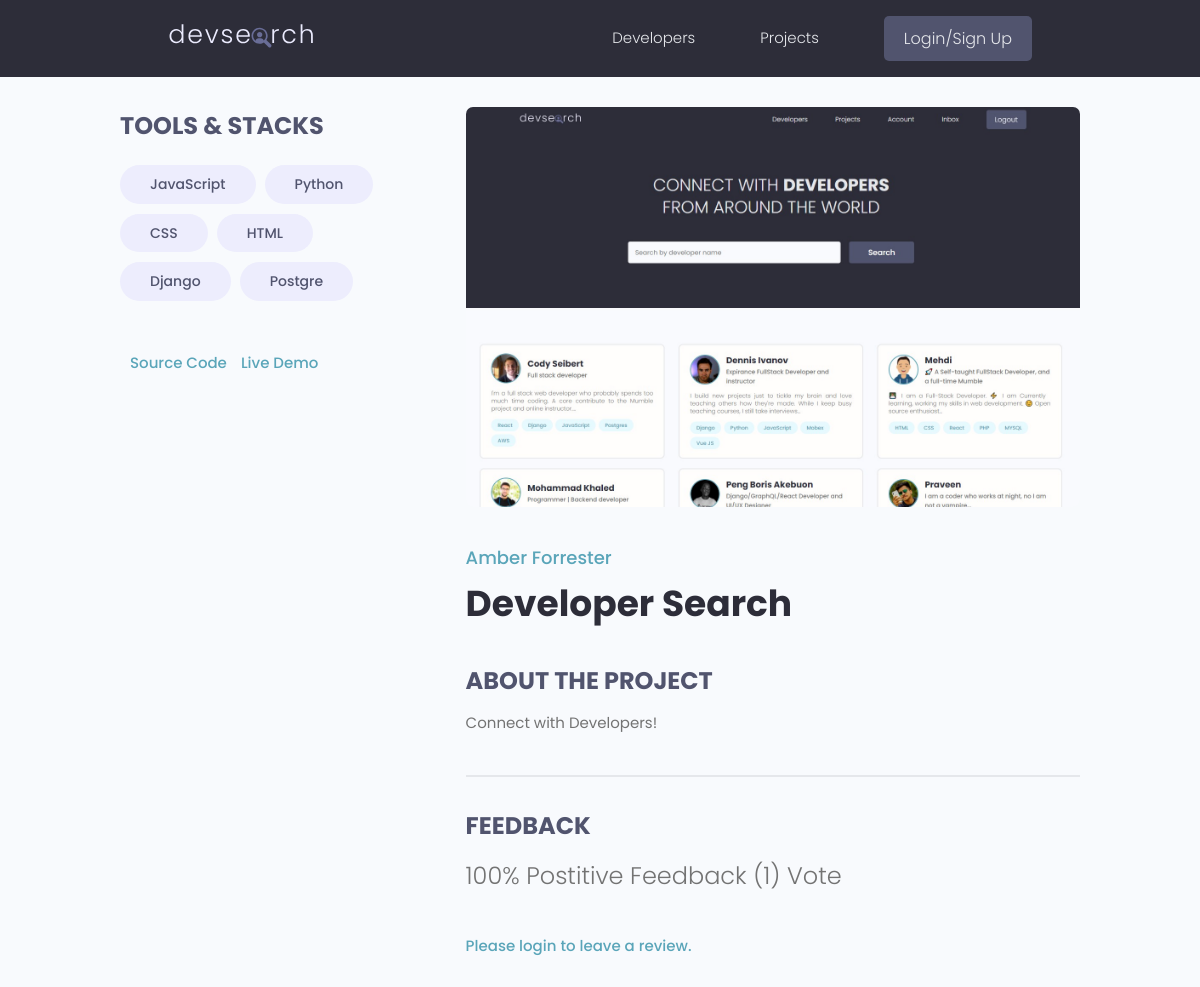
/projects/project/22844b6e-570b-4035-a5b7-e4bc1c49a307/, run on an earlier commit of the app's database.
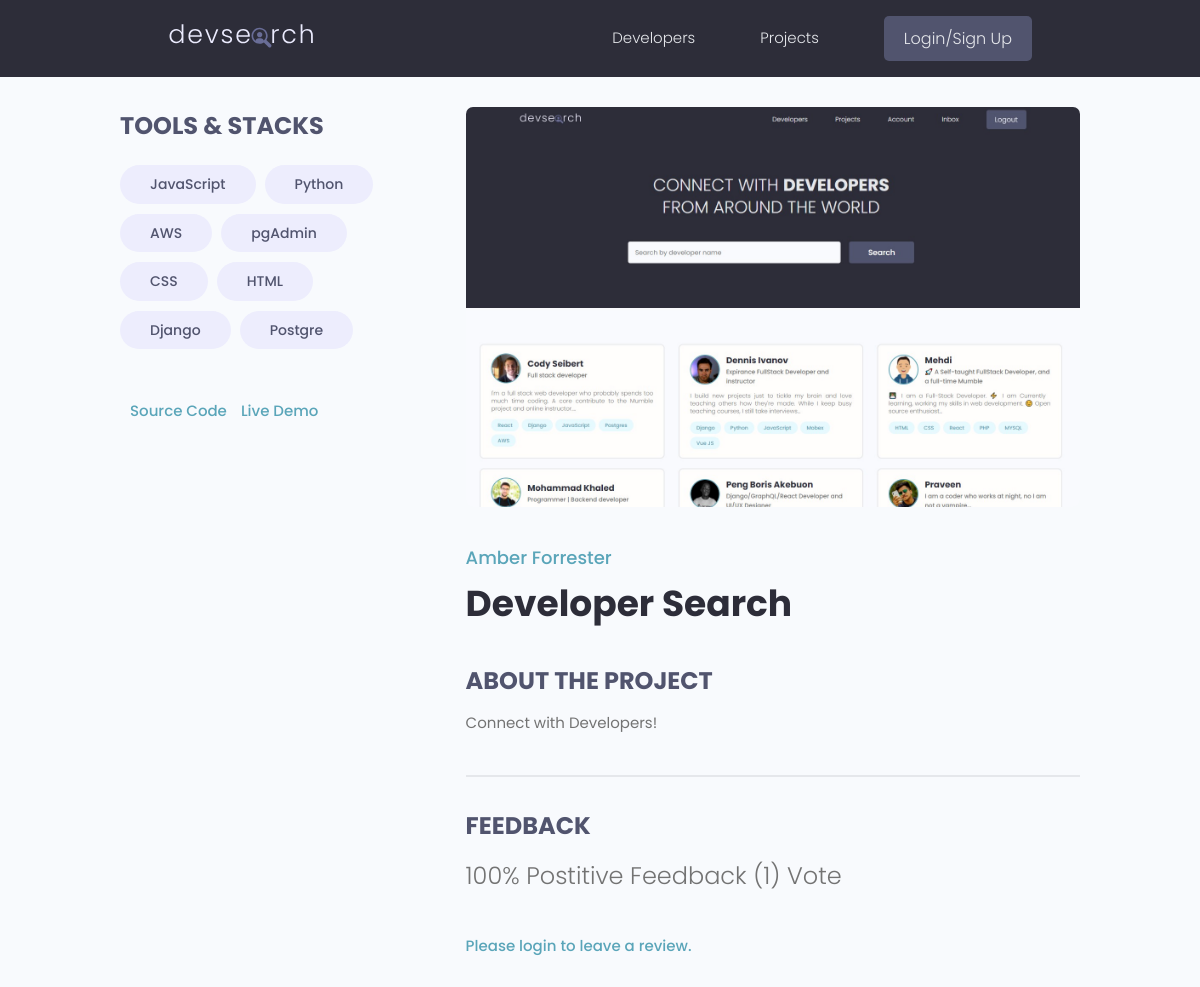
And on a later commit of the database.
### projects/models.py (models this page shows)
class Tag(models.Model):
    name = models.CharField(max_length=200)
    created = models.DateTimeField(auto_now_add=True)
    id = models.UUIDField(default=uuid.uuid4, unique=True,
                          primary_key=True, editable=False)
    def __str__(self):
        return self.name

### projects/views.py (the view, shortened to what this page needs)
# urls.py: path('project/<str:pk>/', views.project, name='project'),
def project(request, pk):
    projectObj = Project.objects.get(id=pk)
    form = ReviewForm()
    return render(request, 'projects/single-project.html', {'project': projectObj, 'form': form})

### projects/models.py (called while the page is built)
    @property
    def imageURL(self):
        try:
            url = self.featured_image.url
        except:
            url = 'http://127.0.0.1:8000/images/default.jpg'
        return url

    @property
    def reviewers(self):
        queryset = self.review_set.all().values_list('owner__id', flat=True)
        return queryset

### projects/templates/projects/single-project.html (shortened to what this page needs)
{% extends 'main.html' %}
{% block content %}
<main class="singleProject my-md">
    <div class="container">
        <div class="layout">
            <div class="column column--1of3">
                <h3 class="singleProject__subtitle">Tools & Stacks</h3>
                <div class="singleProject__toolStack">
                    {% for tag in project.tags.all %}
                    <span class="tag tag--pill tag--sub tag--lg">
                        <small>{{tag}}</small>
                    </span>
                    {% endfor %}
                </div>
                {% if project.source_link %}
                <a class="singleProject__liveLink" href="{{project.source_link}}" target="_blank">Source Code
                </a>
                {% endif %}
                {% if project.demo_link %}
                <a class="singleProject__liveLink" href="{{project.source_link}}" target="_blank">Live Demo
                </a>
                {% endif %}
            </div>
            <div class="column column--2of3">
                <img class="singleProject__preview" src="{{project.imageURL}}" alt="portfolio thumbnail" />
                <a href="{% url 'user-profile' project.owner.id  %}" class="singleProject__developer">{{project.owner.name}}</a>
                <h2 class="singleProject__title">{{project.title}}</h2>
                <h3 class="singleProject__subtitle">About the Project</h3>
                    <div class="singleProject__info">
                        {{project.description}}
                    </div>
                <div class="comments">
                    <h3 class="singleProject__subtitle">Feedback</h3>
                    <h5 class="project--rating">{{project.vote_ratio}}% Postitive Feedback ({{project.vote_total}}) Vote{{project.vote_total|pluralize:"s"}}
                    </h5>
                    {% if request.user.profile.id in project.reviewers %}
                        <p> Sorry, you have already submitted a review for this project. </p>
                    {% elif request.user.profile == project.owner %}
                        <p> Sorry, you cannot review your own project. </p>
                        {% else %}
                            <a href="{% url 'login' %}?next={{request.path}}">Please login to leave a review.</a>
                    {% endif %}
                </div>
            </div>
        </div>
    </div>
</main>
{% endblock content %}

What changed in the data, as far as the page shows it:
now on this page (row unchanged): Tag: name "AWS"
added Tag: name "pgAdmin"
